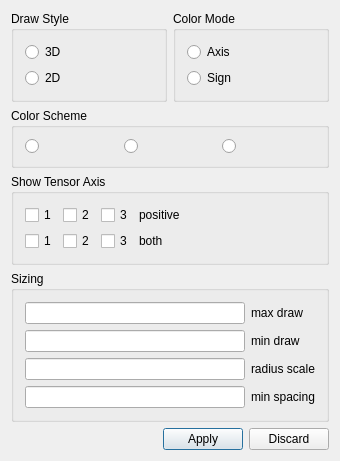
<?xml version="1.0" encoding="UTF-8"?>
<ui version="4.0">
 <class>QtPrincipalAxisDialogBaseUi</class>
 <widget class="QDialog" name="QtPrincipalAxisDialogBaseUi">
  <property name="geometry">
   <rect>
    <x>0</x>
    <y>0</y>
    <width>340</width>
    <height>375</height>
   </rect>
  </property>
  <property name="minimumSize">
   <size>
    <width>340</width>
    <height>0</height>
   </size>
  </property>
  <property name="windowTitle">
   <string>Principal Axis Configuration</string>
  </property>
  <layout class="QVBoxLayout">
   <item>
    <layout class="QHBoxLayout">
     <item>
      <widget class="QGroupBox" name="groupBox_3">
       <property name="title">
        <string>Draw Style</string>
       </property>
       <layout class="QVBoxLayout">
        <item>
         <widget class="QRadioButton" name="drawStyle3D">
          <property name="text">
           <string>3D</string>
          </property>
         </widget>
        </item>
        <item>
         <widget class="QRadioButton" name="drawStyle2D">
          <property name="text">
           <string>2D</string>
          </property>
         </widget>
        </item>
       </layout>
      </widget>
     </item>
     <item>
      <widget class="QGroupBox" name="groupBox_4">
       <property name="title">
        <string>Color Mode</string>
       </property>
       <layout class="QVBoxLayout">
        <item>
         <widget class="QRadioButton" name="colorModeAxis">
          <property name="text">
           <string>Axis</string>
          </property>
         </widget>
        </item>
        <item>
         <widget class="QRadioButton" name="colorModeSign">
          <property name="text">
           <string>Sign</string>
          </property>
         </widget>
        </item>
       </layout>
      </widget>
     </item>
    </layout>
   </item>
   <item>
    <widget class="QGroupBox" name="groupBox_5">
     <property name="visible">
      <bool>false</bool>
     </property>
     <property name="title">
      <string>Color Scheme</string>
     </property>
     <layout class="QHBoxLayout" name="horizontalLayout">
      <item>
       <widget class="QRadioButton" name="colorscheme_1_rb">
        <property name="text">
         <string/>
        </property>
        <property name="icon">
         <iconset resource="../resources.qrc">
          <normaloff>:/ACG/Icons/PrincipalAxis_CS1.png</normaloff>:/ACG/Icons/PrincipalAxis_CS1.png</iconset>
        </property>
        <property name="iconSize">
         <size>
          <width>64</width>
          <height>64</height>
         </size>
        </property>
       </widget>
      </item>
      <item>
       <widget class="QRadioButton" name="colorscheme_2_rb">
        <property name="text">
         <string/>
        </property>
        <property name="icon">
         <iconset resource="../resources.qrc">
          <normaloff>:/ACG/Icons/PrincipalAxis_CS2.png</normaloff>:/ACG/Icons/PrincipalAxis_CS2.png</iconset>
        </property>
        <property name="iconSize">
         <size>
          <width>64</width>
          <height>64</height>
         </size>
        </property>
       </widget>
      </item>
      <item>
       <widget class="QRadioButton" name="colorscheme_3_rb">
        <property name="text">
         <string/>
        </property>
        <property name="icon">
         <iconset resource="../resources.qrc">
          <normaloff>:/ACG/Icons/PrincipalAxis_CS3.png</normaloff>:/ACG/Icons/PrincipalAxis_CS3.png</iconset>
        </property>
        <property name="iconSize">
         <size>
          <width>64</width>
          <height>64</height>
         </size>
        </property>
       </widget>
      </item>
     </layout>
    </widget>
   </item>
   <item>
    <widget class="QGroupBox" name="groupBox_2">
     <property name="title">
      <string>Show Tensor Axis</string>
     </property>
     <layout class="QHBoxLayout" stretch="0,1">
      <item>
       <layout class="QGridLayout">
        <item row="0" column="0">
         <widget class="QCheckBox" name="showTensor1">
          <property name="text">
           <string>1</string>
          </property>
         </widget>
        </item>
        <item row="0" column="1">
         <widget class="QCheckBox" name="showTensor2">
          <property name="text">
           <string>2</string>
          </property>
         </widget>
        </item>
        <item row="0" column="2">
         <widget class="QCheckBox" name="showTensor3">
          <property name="text">
           <string>3</string>
          </property>
         </widget>
        </item>
        <item row="1" column="0">
         <widget class="QCheckBox" name="showTensor1B">
          <property name="text">
           <string>1</string>
          </property>
         </widget>
        </item>
        <item row="1" column="1">
         <widget class="QCheckBox" name="showTensor2B">
          <property name="text">
           <string>2</string>
          </property>
         </widget>
        </item>
        <item row="1" column="2">
         <widget class="QCheckBox" name="showTensor3B">
          <property name="text">
           <string>3</string>
          </property>
         </widget>
        </item>
       </layout>
      </item>
      <item>
       <layout class="QVBoxLayout">
        <item>
         <widget class="QLabel" name="textLabel1_4">
          <property name="text">
           <string>positive</string>
          </property>
          <property name="wordWrap">
           <bool>false</bool>
          </property>
         </widget>
        </item>
        <item>
         <widget class="QLabel" name="textLabel1_4_2">
          <property name="text">
           <string>both</string>
          </property>
          <property name="wordWrap">
           <bool>false</bool>
          </property>
         </widget>
        </item>
       </layout>
      </item>
     </layout>
    </widget>
   </item>
   <item>
    <widget class="QGroupBox" name="groupBox">
     <property name="title">
      <string>Sizing</string>
     </property>
     <layout class="QHBoxLayout">
      <item>
       <layout class="QVBoxLayout">
        <item>
         <widget class="QLineEdit" name="maxDrawRadius"/>
        </item>
        <item>
         <widget class="QLineEdit" name="minDrawRadius"/>
        </item>
        <item>
         <widget class="QLineEdit" name="radiusScale"/>
        </item>
        <item>
         <widget class="QLineEdit" name="minSpacing"/>
        </item>
       </layout>
      </item>
      <item>
       <layout class="QVBoxLayout">
        <item>
         <widget class="QLabel" name="textLabel1">
          <property name="text">
           <string>max draw</string>
          </property>
          <property name="wordWrap">
           <bool>false</bool>
          </property>
         </widget>
        </item>
        <item>
         <widget class="QLabel" name="textLabel1_2">
          <property name="text">
           <string>min draw</string>
          </property>
          <property name="wordWrap">
           <bool>false</bool>
          </property>
         </widget>
        </item>
        <item>
         <widget class="QLabel" name="textLabel1_3">
          <property name="text">
           <string>radius scale</string>
          </property>
          <property name="wordWrap">
           <bool>false</bool>
          </property>
         </widget>
        </item>
        <item>
         <widget class="QLabel" name="textLabel1_5">
          <property name="text">
           <string>min spacing</string>
          </property>
         </widget>
        </item>
       </layout>
      </item>
     </layout>
    </widget>
   </item>
   <item>
    <spacer name="verticalSpacer">
     <property name="orientation">
      <enum>Qt::Vertical</enum>
     </property>
     <property name="sizeHint" stdset="0">
      <size>
       <width>0</width>
       <height>0</height>
      </size>
     </property>
    </spacer>
   </item>
   <item>
    <layout class="QHBoxLayout">
     <item>
      <spacer name="horizontalSpacer">
       <property name="orientation">
        <enum>Qt::Horizontal</enum>
       </property>
       <property name="sizeHint" stdset="0">
        <size>
         <width>0</width>
         <height>0</height>
        </size>
       </property>
      </spacer>
     </item>
     <item>
      <widget class="QPushButton" name="OkButton">
       <property name="text">
        <string>Apply</string>
       </property>
      </widget>
     </item>
     <item>
      <widget class="QPushButton" name="CancelButton">
       <property name="text">
        <string>Discard</string>
       </property>
      </widget>
     </item>
    </layout>
   </item>
  </layout>
 </widget>
 <layoutdefault spacing="6" margin="11"/>
 <pixmapfunction>qPixmapFromMimeSource</pixmapfunction>
 <resources>
  <include location="../resources.qrc"/>
 </resources>
 <connections>
  <connection>
   <sender>colorModeAxis</sender>
   <signal>toggled(bool)</signal>
   <receiver>groupBox_5</receiver>
   <slot>setVisible(bool)</slot>
   <hints>
    <hint type="sourcelabel">
     <x>229</x>
     <y>41</y>
    </hint>
    <hint type="destinationlabel">
     <x>99</x>
     <y>100</y>
    </hint>
   </hints>
  </connection>
 </connections>
</ui>
